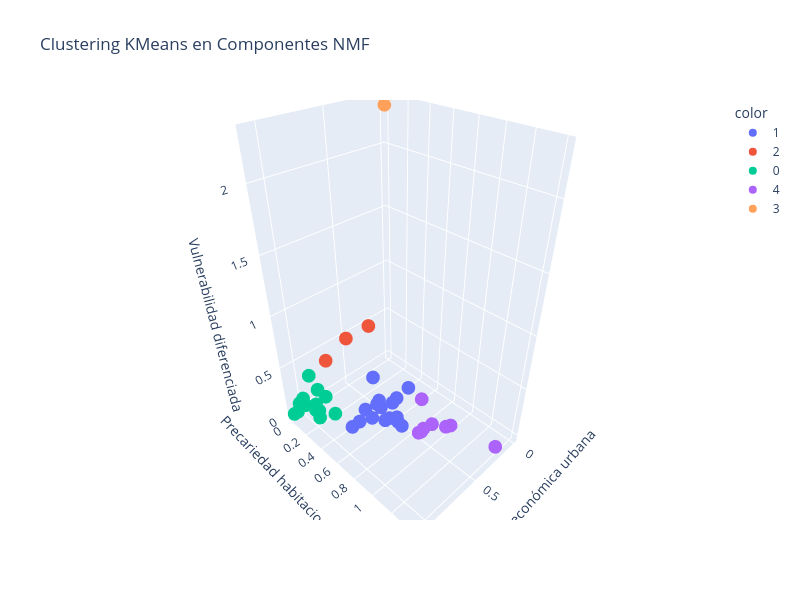

Here is the notebook cell this chart was saved with:
### Code cell
# visualizar clusters en el espacio de los componentes NMF en 3 dimensiones
import plotly.express as px
fig = px.scatter_3d(
    W_df,
    x='Integración socioeconómica urbana',
    y='Precariedad habitacional y ruralidad',
    z='Vulnerabilidad diferenciada',
    color=base_lima["cluster_nmf"].astype(str),
    title="Clustering KMeans en Componentes NMF",
    labels={
        "x": "Integración socioeconómica urbana",
        "y": "Precariedad habitacional y ruralidad",
        "z": "Vulnerabilidad diferenciada"
    },
    width=800,
    height=600
)
#fig.write_image("clustering_nmf_3d.png", scale=2)
fig.show()

### Figure 1 — Plotly figure (JSON) as saved in the notebook; plotly's stock layout.template omitted (floating-point values rounded to 4 significant figures)
{"data": [{"hovertemplate": "color=1<br>Integración socioeconómica urbana=%{x}<br>Precariedad habitacional y ruralidad=%{y}<br>Vulnerabilidad diferenciada=%{z}<extra></extra>", "legendgroup": "1", "marker": {"color": "#636efa", "symbol": "circle"}, "mode": "markers", "name": "1", "scene": "scene", "showlegend": true, "type": "scatter3d", "x": [0.7053, 0.5907, 0.5783, 0.8611, 0.6831, 0.6234, 0.5942, 0.6095, 0.5677, 0.5689, 0.5062, 0.8021, 0.6475, 0.6453, 0.5989, 0.6164], "y": [0.4615, 0.7082, 0.7118, 0.4755, 0.5162, 0.5592, 0.714, 0.681, 0.4766, 0.7445, 0.7517, 0.4983, 0.6334, 0.5379, 0.4484, 0.6525], "z": [0.1074, 0.3322, 0.05761, 0.03565, 0.03509, 0.144, 0.1256, 0.275, 0.1231, 0.02995, 0.4132, 0.06954, 0.06969, 0.1818, 0.383, 0.08548]}, {"hovertemplate": "color=2<br>Integración socioeconómica urbana=%{x}<br>Precariedad habitacional y ruralidad=%{y}<br>Vulnerabilidad diferenciada=%{z}<extra></extra>", "legendgroup": "2", "marker": {"color": "#EF553B", "symbol": "circle"}, "mode": "markers", "name": "2", "scene": "scene", "showlegend": true, "type": "scatter3d", "x": [0.5736, 0.7245, 0.5029], "y": [0.102, 0.0, 0.3086], "z": [0.5699, 0.3606, 0.7706]}, {"hovertemplate": "color=0<br>Integración socioeconómica urbana=%{x}<br>Precariedad habitacional y ruralidad=%{y}<br>Vulnerabilidad diferenciada=%{z}<extra></extra>", "legendgroup": "0", "marker": {"color": "#00cc96", "symbol": "circle"}, "mode": "markers", "name": "0", "scene": "scene", "showlegend": true, "type": "scatter3d", "x": [0.9754, 0.8692, 0.9382, 1.031, 0.8624, 0.8534, 0.928, 0.9897, 1.057, 1.091, 0.9206, 0.9658, 0.9055], "y": [0.0, 0.04663, 0.09306, 0.002846, 0.2587, 0.1333, 0.1267, 0.0, 0.0, 0.0, 0.07726, 0.1843, 0.0], "z": [0.01785, 0.1572, 0.0, 0.08235, 0.0254, 0.1264, 0.01068, 0.1077, 0.0, 0.0, 0.04405, 0.001103, 0.3092]}, {"hovertemplate": "color=4<br>Integración socioeconómica urbana=%{x}<br>Precariedad habitacional y ruralidad=%{y}<br>Vulnerabilidad diferenciada=%{z}<extra></extra>", "legendgroup": "4", "marker": {"color": "#ab63fa", "symbol": "circle"}, "mode": "markers", "name": "4", "scene": "scene", "showlegend": true, "type": "scatter3d", "x": [0.3701, 0.4219, 0.4818, 0.3174, 0.2068, 0.4296, 0.5063, 0.5277], "y": [1.036, 0.818, 0.8784, 1.042, 1.403, 0.9421, 0.872, 0.9407], "z": [0.09341, 0.2775, 0.0, 0.06991, 0.02673, 0.0953, 0.0, 0.1205]}, {"hovertemplate": "color=3<br>Integración socioeconómica urbana=%{x}<br>Precariedad habitacional y ruralidad=%{y}<br>Vulnerabilidad diferenciada=%{z}<extra></extra>", "legendgroup": "3", "marker": {"color": "#FFA15A", "symbol": "circle"}, "mode": "markers", "name": "3", "scene": "scene", "showlegend": true, "type": "scatter3d", "x": [0.0], "y": [0.0], "z": [2.278]}], "layout": {"height": 600, "legend": {"title": {"text": "color"}, "tracegroupgap": 0}, "scene": {"domain": {"x": [0, 1], "y": [0, 1]}, "xaxis": {"title": {"text": "Integración socioeconómica urbana"}}, "yaxis": {"title": {"text": "Precariedad habitacional y ruralidad"}}, "zaxis": {"title": {"text": "Vulnerabilidad diferenciada"}}}, "title": {"text": "Clustering KMeans en Componentes NMF"}, "width": 800}}
